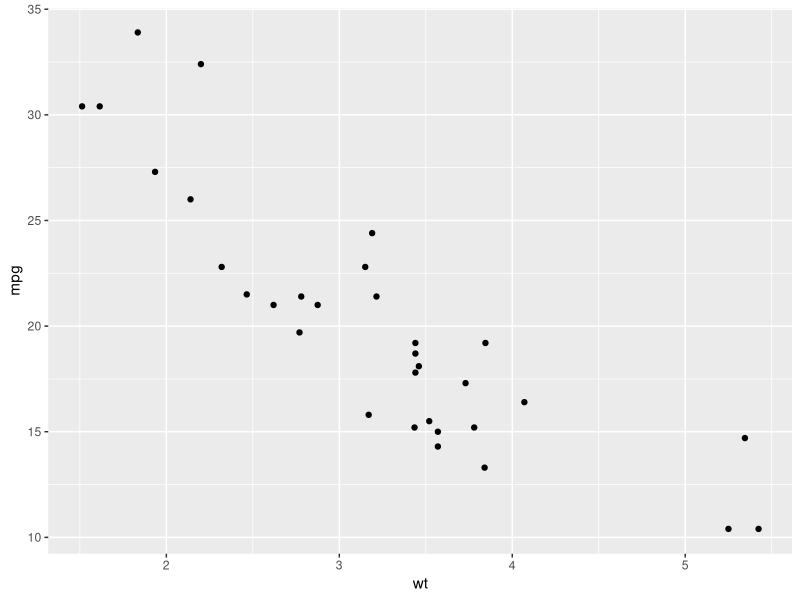
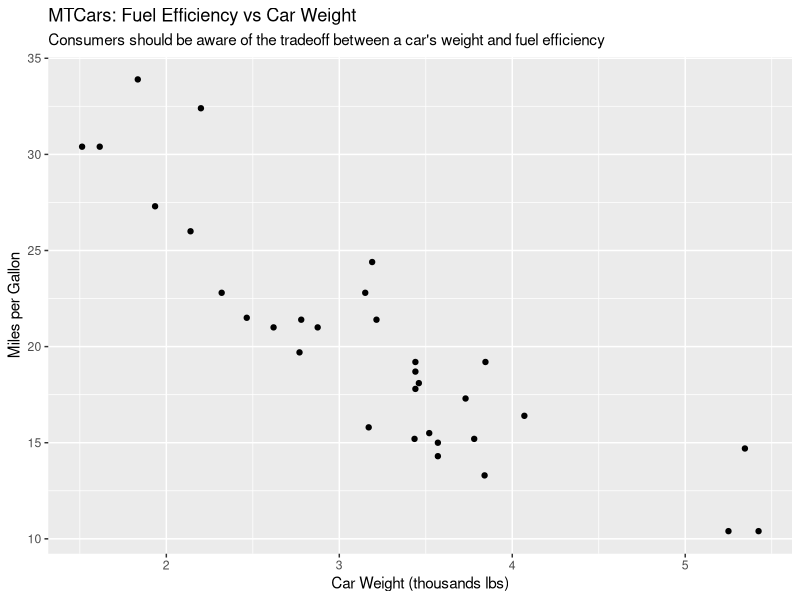
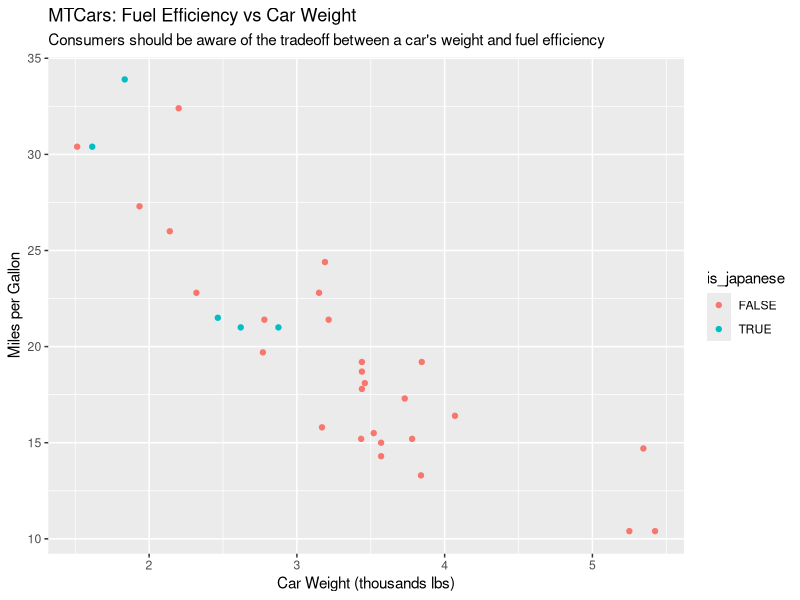

Here is the R script that generated these plots, in order:
library(tidyverse)
data("mtcars")

# Basic plot with no label edits
p1 <- ggplot(mtcars, aes(x=wt, y=mpg)) + geom_point()
p1

# Adding title and labels
plot_labels <- labs(x="Car Weight (thousands lbs)",
                    y="Miles per Gallon",
                    title="MTCars: Fuel Efficiency vs Car Weight",
                    subtitle="Consumers should be aware of the tradeoff between a car's weight and fuel efficiency")
p2 <- p1 + plot_labels
p2

# Flagging japanese branded cars for later plotting
getFirst <- function(l){
  l[[1]]
}
mtcars$make <- lapply(str_split(rownames(mtcars), " "), getFirst)
mtcars$is_japanese <- ifelse((mtcars$make == "Mazda") | (mtcars$make == "Honda") | (mtcars$make == "Toyota"),
                             TRUE, FALSE)

# Plot highlighting jkapanese cars
p4 <- ggplot(mtcars, aes(x=wt, y=mpg, color=is_japanese)) + geom_point() + plot_labels
p4


